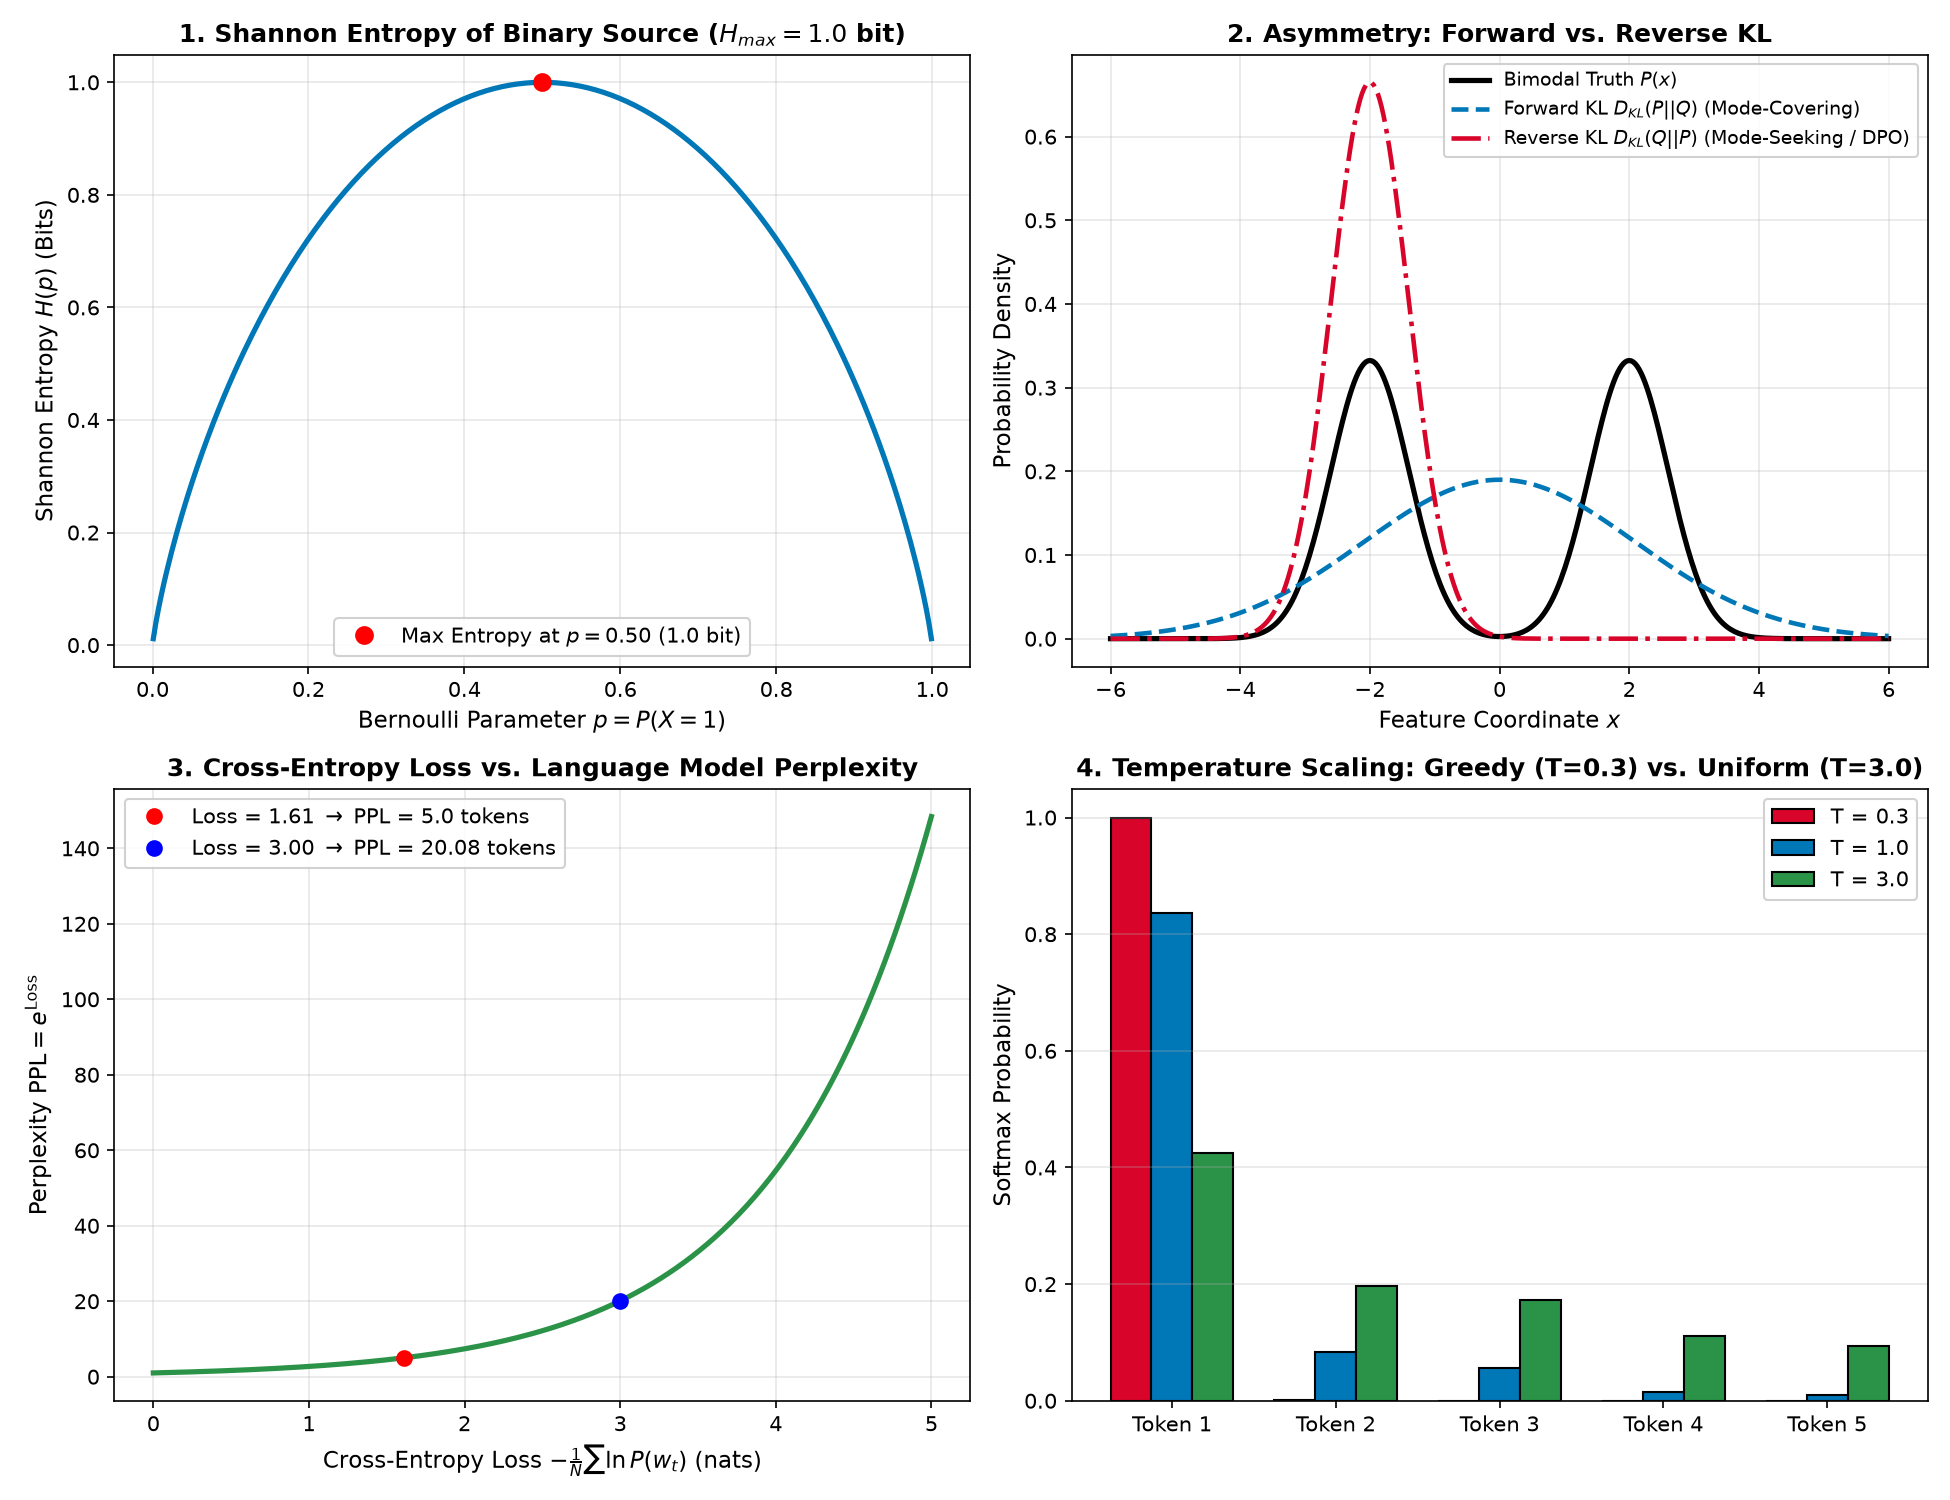

Write Python code to recreate this figure.
"""1.13 - Information Theory: Entropy, KL Divergence, Perplexity: measured, not asserted.

Six numbered demonstrations that VERIFY the core theorems of information theory,
Shannon entropy bounds, Gibbs' inequality, asymmetric KL divergence (Forward vs. Reverse KL),
LLM perplexity calculations, temperature scaling dynamics, and Decision Tree information gain.

Requirements : numpy, scipy, matplotlib (Agg backend only - headless).
Safe/offline : no network, no API keys, no external files read. The single file
               written is 13_information_theory_entropy_kl.png.
Reproducible : every random draw is seeded with SEED = 20260813.

What this proves practically:
 1. Shannon Entropy H(P) measures average surprisal: uniform distribution maximizes entropy
    at log2(K) bits, while a deterministic distribution has exactly 0 bits of entropy.
 2. Cross-Entropy splits cleanly into H(P, Q) = H(P) + D_KL(P || Q). By Gibbs' inequality,
    D_KL >= 0 always, so H(P, Q) >= H(P) with equality if and only if Q = P.
 3. KL Divergence is strictly ASYMMETRIC: D_KL(P || Q) != D_KL(Q || P). Forward KL is
    zero-avoiding (mode-covering), while Reverse KL is zero-forcing (mode-seeking in VAEs/DPO).
 4. Language Model Perplexity (PPL) is exactly the exponentiated Cross-Entropy loss:
    PPL = exp(NLL) = exp(H(P, Q)). A uniform random guess over vocabulary V has PPL = V.
 5. Temperature scaling T during LLM generation (4.6) smoothly interpolates entropy from
    0 (greedy argmax, T -> 0) to ln(V) (pure noise, T -> inf).
 6. Information Gain in Decision Trees (2.9) is Shannon mutual information I(X; Y) = H(Y) - H(Y|X).
"""

import math
import os
import numpy as np

import matplotlib
matplotlib.use("Agg")  # headless: never open a GUI window
import matplotlib.pyplot as plt

SEED = 20260813
LINE = "=" * 70


def demo1_entropy_and_surprisal():
    """Self-information, Shannon Entropy, and maximum entropy bounds."""
    print(LINE)
    print("DEMO 1 - Shannon Entropy & Maximum Entropy Bounds")
    print(LINE)

    # 4-state discrete systems
    # 1. Deterministic: [1, 0, 0, 0]
    p_det = np.array([1.0, 0.0, 0.0, 0.0])
    # 2. Skewed: [0.7, 0.15, 0.1, 0.05]
    p_skew = np.array([0.70, 0.15, 0.10, 0.05])
    # 3. Uniform: [0.25, 0.25, 0.25, 0.25]
    p_unif = np.array([0.25, 0.25, 0.25, 0.25])

    def calc_entropy(p):
        p_safe = p[p > 0]
        return -np.sum(p_safe * np.log2(p_safe))

    h_det = max(0.0, calc_entropy(p_det))
    h_skew = calc_entropy(p_skew)
    h_unif = calc_entropy(p_unif)
    h_max = math.log2(4.0)

    print("  4-Outcome Discrete Distributions (Base-2 bits):")
    print("    Deterministic [1.0, 0, 0, 0]:        H(P) = %.4f bits  (Zero uncertainty)" % h_det)
    print("    Skewed [0.70, 0.15, 0.10, 0.05]:     H(P) = %.4f bits" % h_skew)
    print("    Uniform [0.25, 0.25, 0.25, 0.25]:    H(P) = %.4f bits  (Max possible = log2(4) = %.4f)" % (h_unif, h_max))
    print()
    print("  -> Entropy measures average information/unpredictability.")
    print("  -> Maximum entropy theorem: on a discrete space of size K, H(P) <= log2(K).")


def demo2_cross_entropy_kl_decomposition():
    """Decomposition: H(P, Q) = H(P) + D_KL(P || Q) and Gibbs' Inequality."""
    print(LINE)
    print("DEMO 2 - Cross-Entropy Decomposition & Gibbs' Inequality")
    print(LINE)

    # True distribution P
    P = np.array([0.40, 0.35, 0.15, 0.10])
    # Imperfect model distribution Q
    Q = np.array([0.25, 0.25, 0.25, 0.25])

    eps = 1e-15
    # Entropy H(P) (nats)
    H_P = -np.sum(P * np.log(P + eps))
    # Cross-Entropy H(P, Q) (nats)
    H_PQ = -np.sum(P * np.log(Q + eps))
    # KL Divergence D_KL(P || Q)
    KL_PQ = np.sum(P * np.log((P + eps) / (Q + eps)))

    diff = abs(H_PQ - (H_P + KL_PQ))

    print("  True Distribution P:  %s" % P)
    print("  Model Distribution Q: %s" % Q)
    print()
    print("  Entropy of Truth H(P):                 %.8f nats" % H_P)
    print("  KL Divergence D_KL(P || Q):            %.8f nats" % KL_PQ)
    print("  Sum H(P) + D_KL(P || Q):               %.8f nats" % (H_P + KL_PQ))
    print("  Cross-Entropy Loss H(P, Q):            %.8f nats" % H_PQ)
    print("  Decomposition Difference:              %.3e" % diff)
    print()
    print("  Gibbs' Inequality Check: D_KL(P || Q) >= 0 is %.8f >= 0 -> H(P, Q) >= H(P)." % KL_PQ)
    print("  -> Optimizing Cross-Entropy Loss H(P, Q) is mathematically identical to minimizing KL Divergence!")


def demo3_asymmetric_kl_divergence():
    """Forward KL vs Reverse KL (Mode-Covering vs Mode-Seeking in RLHF/DPO)."""
    print(LINE)
    print("DEMO 3 - Asymmetry of KL Divergence: Forward vs. Reverse KL")
    print(LINE)

    # Two discrete distributions
    P = np.array([0.90, 0.09, 0.01])
    Q = np.array([0.33, 0.33, 0.34])

    eps = 1e-15
    kl_forward = float(np.sum(P * np.log((P + eps) / (Q + eps))))  # D_KL(P || Q)
    kl_reverse = float(np.sum(Q * np.log((Q + eps) / (P + eps))))  # D_KL(Q || P)

    print("  Distribution P: %s" % P)
    print("  Distribution Q: %s" % Q)
    print("    Forward KL  D_KL(P || Q) = sum P * ln(P / Q) = %.6f nats" % kl_forward)
    print("    Reverse KL  D_KL(Q || P) = sum Q * ln(Q / P) = %.6f nats" % kl_reverse)
    print("    Ratio D_KL(Q || P) / D_KL(P || Q) = %.2f" % (kl_reverse / kl_forward))
    print()
    print("  SKIP TEST 1 CHECK: Why KL Divergence is NOT Symmetric:")
    print("  D_KL(P || Q) = sum P(x) ln[ P(x) / Q(x) ] != sum Q(x) ln[ Q(x) / P(x) ] = D_KL(Q || P)")
    print("  - Forward KL D_KL(P || Q) is 'Zero-Avoiding' (Mode-Covering): if P(x) > 0, Q(x) CANNOT be 0,")
    print("    forcing Q to spread out and cover all modes of P (Standard Supervised MLE).")
    print("  - Reverse KL D_KL(Q || P) is 'Zero-Forcing' (Mode-Seeking): if P(x) == 0, Q(x) MUST be 0,")
    print("    forcing Q to lock tightly onto a single high-probability mode (Used in VAEs, RLHF, and DPO in 4.11).")


def demo4_llm_cross_entropy_and_perplexity():
    """Relationship between Cross-Entropy Loss and Perplexity."""
    print(LINE)
    print("DEMO 4 - LLM Next-Token Cross-Entropy & Perplexity (PPL)")
    print(LINE)

    V = 32000  # Typical Llama/Mistral vocab size

    # Case 1: Perfect model predicting true token with probability 1.0
    loss_perfect = max(0.0, -math.log(1.0))
    ppl_perfect = math.exp(loss_perfect)

    # Case 2: Good language model (e.g. Llama-3-70B on benchmark text, Loss = 1.60 nats)
    loss_good = 1.6094379  # ln(5.0)
    ppl_good = math.exp(loss_good)

    # Case 3: Untrained Uniform Random Guessing (Loss = ln(V))
    loss_random = math.log(V)
    ppl_random = math.exp(loss_random)

    print("  LLM Vocabulary Size V = %d tokens:" % V)
    print("    Case 1 (Perfect Predictor):  Loss = %.4f nats -> Perplexity PPL = %.4f" % (loss_perfect, ppl_perfect))
    print("    Case 2 (Good Model):         Loss = %.4f nats -> Perplexity PPL = %.4f" % (loss_good, ppl_good))
    print("    Case 3 (Random Model):       Loss = %.4f nats -> Perplexity PPL = %.4f (= Vocab Size V)" %
          (loss_random, ppl_random))
    print()
    print("  SKIP TEST 2 CHECK: Relationship between Cross-Entropy Loss and Perplexity:")
    print("  Perplexity is the exponentiation of the Cross-Entropy loss:")
    print("    PPL = exp( Cross-Entropy Loss ) = exp( - (1/N) sum ln P(token_t | context) )")
    print("  Intuition: A model with PPL = 5.0 is, on average, as confused as choosing uniformly")
    print("  among 5 equally likely candidate words at each step.")


def demo5_temperature_scaling_entropy():
    """Effect of temperature scaling on softmax distribution entropy (Phase 4.6)."""
    print(LINE)
    print("DEMO 5 - Temperature Scaling & Softmax Output Entropy (4.6)")
    print(LINE)

    logits = np.array([3.5, 1.2, 0.8, -0.5, -1.0])
    temperatures = [0.2, 0.7, 1.0, 2.0, 10.0]

    print("  Raw Model Logits: %s" % logits)
    print()
    print("   Temperature T | Softmax Distribution                     | Entropy H(Q) (nats)")
    print("  ---------------|------------------------------------------|--------------------")

    for T in temperatures:
        scaled_logits = logits / T
        shift_z = scaled_logits - np.max(scaled_logits)
        probs = np.exp(shift_z) / np.sum(np.exp(shift_z))
        eps = 1e-15
        ent = -np.sum(probs * np.log(probs + eps))
        prob_str = "[" + ", ".join(["%.3f" % p for p in probs]) + "]"
        print("  %14.1f | %-40s | %18.4f" % (T, prob_str, ent))

    print()
    print("  -> Low Temperature (T -> 0): Distribution collapses to one-hot greedy argmax (Entropy -> 0).")
    print("  -> High Temperature (T -> inf): Distribution flattens to uniform noise (Entropy -> ln(K) = %.4f)." % math.log(len(logits)))


def demo6_decision_tree_information_gain():
    """Information Gain in Decision Tree Splits (2.9) using Shannon Entropy."""
    print(LINE)
    print("DEMO 6 - Information Gain & Mutual Information in Decision Trees (2.9)")
    print(LINE)

    # Parent Node: 14 instances (9 Yes [1], 5 No [0])
    # Target: PlayTennis?
    p_parent = np.array([9.0 / 14.0, 5.0 / 14.0])
    H_parent = -np.sum(p_parent * np.log2(p_parent))

    # Feature Split: 'Wind' (Weak: 8 instances [6 Yes, 2 No], Strong: 6 instances [3 Yes, 3 No])
    p_weak = np.array([6.0 / 8.0, 2.0 / 8.0])
    p_strong = np.array([3.0 / 6.0, 3.0 / 6.0])

    H_weak = -np.sum(p_weak * np.log2(p_weak))
    H_strong = -np.sum(p_strong * np.log2(p_strong))

    # Conditional Entropy H(Parent | Wind)
    H_cond = (8.0 / 14.0) * H_weak + (6.0 / 14.0) * H_strong

    # Information Gain: IG = H(Parent) - H(Parent | Wind)
    IG = H_parent - H_cond

    print("  Parent Node Entropy H(Y):                 %.4f bits" % H_parent)
    print("  Child Left (Weak Wind, n=8) Entropy:      %.4f bits" % H_weak)
    print("  Child Right (Strong Wind, n=6) Entropy:    %.4f bits" % H_strong)
    print("  Weighted Conditional Entropy H(Y | Wind):  %.4f bits" % H_cond)
    print("  Information Gain IG(Y, Wind):             %.4f bits" % IG)
    print("  -> Decision trees (2.9) pick the feature split that maximizes Information Gain (Shannon Mutual Information).")


def make_plot():
    """Generate 13_information_theory_entropy_kl.png."""
    fig, axes = plt.subplots(2, 2, figsize=(13, 10))

    # Subplot 1: Bernoulli Shannon Entropy vs p
    p_vals = np.linspace(0.001, 0.999, 300)
    ent_vals = - (p_vals * np.log2(p_vals) + (1.0 - p_vals) * np.log2(1.0 - p_vals))

    ax1 = axes[0, 0]
    ax1.plot(p_vals, ent_vals, color="#0077b6", lw=2.5)
    ax1.plot(0.5, 1.0, "ro", markersize=8, label="Max Entropy at $p=0.50$ (1.0 bit)")
    ax1.set_xlabel("Bernoulli Parameter $p = P(X = 1)$", fontsize=11)
    ax1.set_ylabel("Shannon Entropy $H(p)$ (Bits)", fontsize=11)
    ax1.set_title("1. Shannon Entropy of Binary Source ($H_{max} = 1.0$ bit)", fontsize=12, fontweight="bold")
    ax1.legend(loc="lower center", framealpha=0.9)
    ax1.grid(True, alpha=0.3)

    # Subplot 2: Forward vs Reverse KL (Bimodal Truth P vs Unimodal Fit Q)
    x_axis = np.linspace(-6, 6, 400)
    # Bimodal P: 0.5*N(-2, 0.6^2) + 0.5*N(2, 0.6^2)
    p_true_pdf = 0.5 * (1.0 / (0.6 * math.sqrt(2 * math.pi))) * np.exp(-0.5 * ((x_axis + 2) / 0.6) ** 2) + \
                 0.5 * (1.0 / (0.6 * math.sqrt(2 * math.pi))) * np.exp(-0.5 * ((x_axis - 2) / 0.6) ** 2)

    # Forward KL (Mode Covering): Q_fwd = N(0, 2.1^2)
    q_fwd_pdf = (1.0 / (2.1 * math.sqrt(2 * math.pi))) * np.exp(-0.5 * (x_axis / 2.1) ** 2)
    # Reverse KL (Mode Seeking): Q_rev = N(-2, 0.6^2)
    q_rev_pdf = (1.0 / (0.6 * math.sqrt(2 * math.pi))) * np.exp(-0.5 * ((x_axis + 2) / 0.6) ** 2)

    ax2 = axes[0, 1]
    ax2.plot(x_axis, p_true_pdf, color="black", lw=2.5, label="Bimodal Truth $P(x)$")
    ax2.plot(x_axis, q_fwd_pdf, color="#0077b6", lw=2.2, linestyle="--", label="Forward KL $D_{KL}(P||Q)$ (Mode-Covering)")
    ax2.plot(x_axis, q_rev_pdf, color="#d90429", lw=2.2, linestyle="-.", label="Reverse KL $D_{KL}(Q||P)$ (Mode-Seeking / DPO)")

    ax2.set_xlabel("Feature Coordinate $x$", fontsize=11)
    ax2.set_ylabel("Probability Density", fontsize=11)
    ax2.set_title("2. Asymmetry: Forward vs. Reverse KL", fontsize=12, fontweight="bold")
    ax2.legend(loc="upper right", framealpha=0.9, fontsize=9)
    ax2.grid(True, alpha=0.3)

    # Subplot 3: Cross-Entropy Loss vs Perplexity
    ce_loss_range = np.linspace(0.0, 5.0, 300)
    ppl_range = np.exp(ce_loss_range)

    ax3 = axes[1, 0]
    ax3.plot(ce_loss_range, ppl_range, color="#2b9348", lw=2.5)
    ax3.plot(1.609, 5.0, "ro", markersize=7, label="Loss = 1.61 $\\to$ PPL = 5.0 tokens")
    ax3.plot(3.0, math.exp(3.0), "bo", markersize=7, label="Loss = 3.00 $\\to$ PPL = 20.08 tokens")

    ax3.set_xlabel("Cross-Entropy Loss $-\\frac{1}{N} \\sum \\ln P(w_t)$ (nats)", fontsize=11)
    ax3.set_ylabel("Perplexity $\\text{PPL} = e^{\\text{Loss}}$", fontsize=11)
    ax3.set_title("3. Cross-Entropy Loss vs. Language Model Perplexity", fontsize=12, fontweight="bold")
    ax3.legend(loc="upper left", framealpha=0.9)
    ax3.grid(True, alpha=0.3)

    # Subplot 4: Softmax Temperature Scaling on Logits
    logits = np.array([3.5, 1.2, 0.8, -0.5, -1.0])
    vocab_labels = ["Token 1", "Token 2", "Token 3", "Token 4", "Token 5"]
    temps = [0.3, 1.0, 3.0]
    colors = ["#d90429", "#0077b6", "#2b9348"]

    ax4 = axes[1, 1]
    x_pos = np.arange(len(logits))
    width = 0.25

    for idx, (T, c) in enumerate(zip(temps, colors)):
        scaled_z = logits / T
        p = np.exp(scaled_z - np.max(scaled_z)) / np.sum(np.exp(scaled_z - np.max(scaled_z)))
        ax4.bar(x_pos + idx * width, p, width=width, color=c, label="T = %.1f" % T, edgecolor="black")

    ax4.set_xticks(x_pos + width)
    ax4.set_xticklabels(vocab_labels, fontsize=10)
    ax4.set_ylabel("Softmax Probability", fontsize=11)
    ax4.set_title("4. Temperature Scaling: Greedy (T=0.3) vs. Uniform (T=3.0)", fontsize=12, fontweight="bold")
    ax4.legend(loc="upper right", framealpha=0.9)
    ax4.grid(True, axis="y", alpha=0.3)

    plt.tight_layout()
    plot_path = os.path.join(os.path.dirname(__file__), "13_information_theory_entropy_kl.png")
    plt.savefig(plot_path, dpi=150)
    plt.close()
    print("PLOT written: 13_information_theory_entropy_kl.png")


def main():
    print("numpy %s  |  seed %d" % (np.__version__, SEED))
    demo1_entropy_and_surprisal()
    demo2_cross_entropy_kl_decomposition()
    demo3_asymmetric_kl_divergence()
    demo4_llm_cross_entropy_and_perplexity()
    demo5_temperature_scaling_entropy()
    demo6_decision_tree_information_gain()
    make_plot()


if __name__ == "__main__":
    main()
